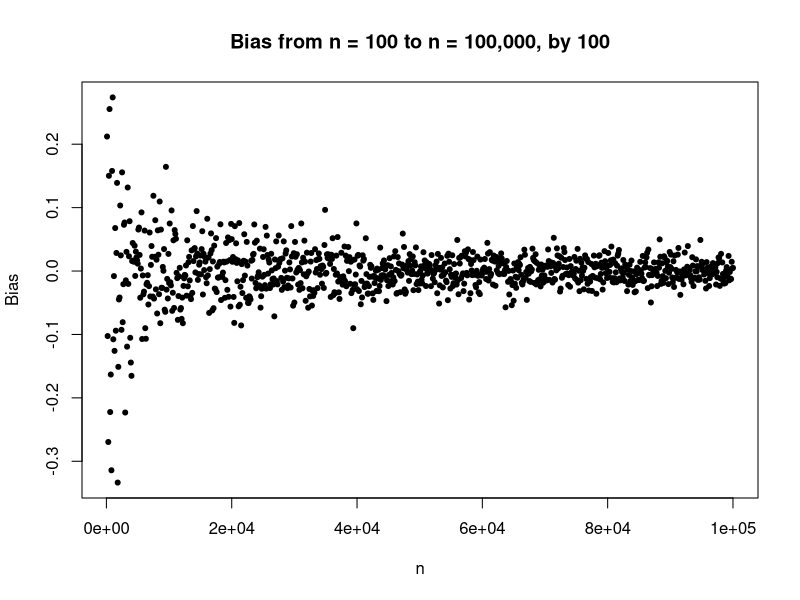
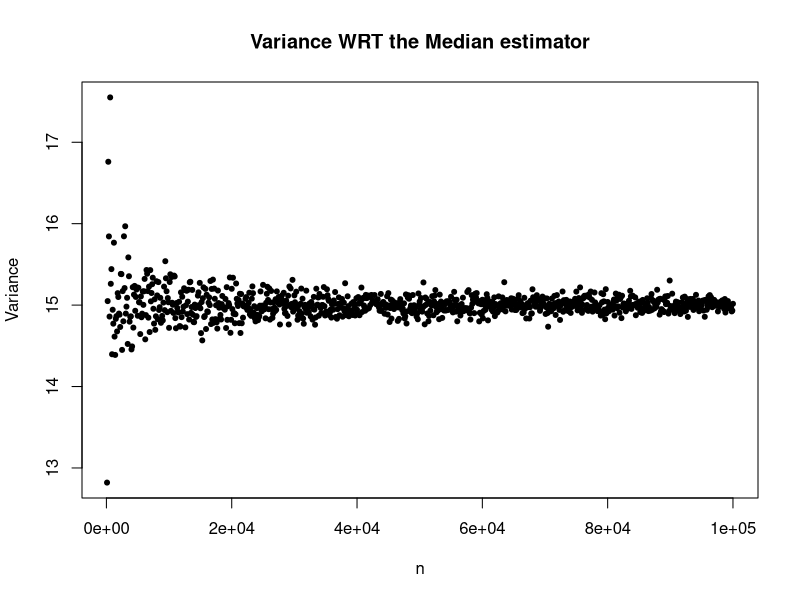
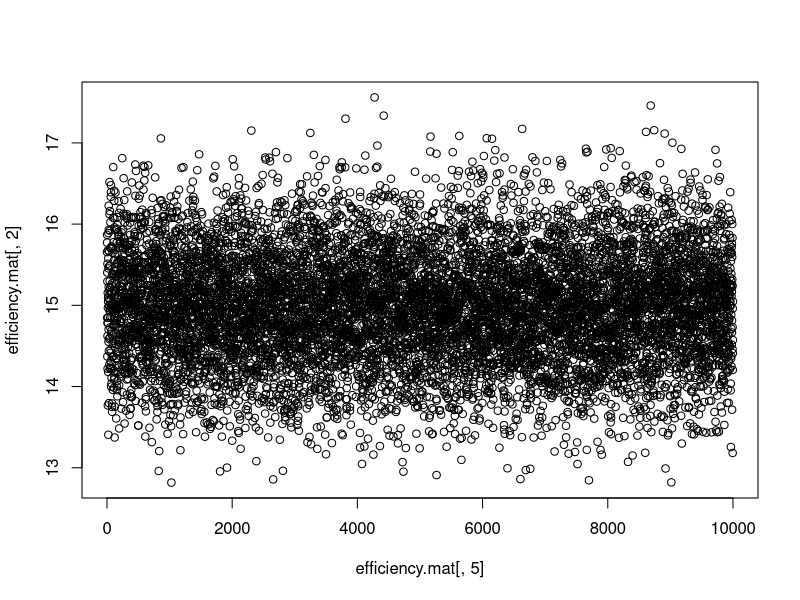
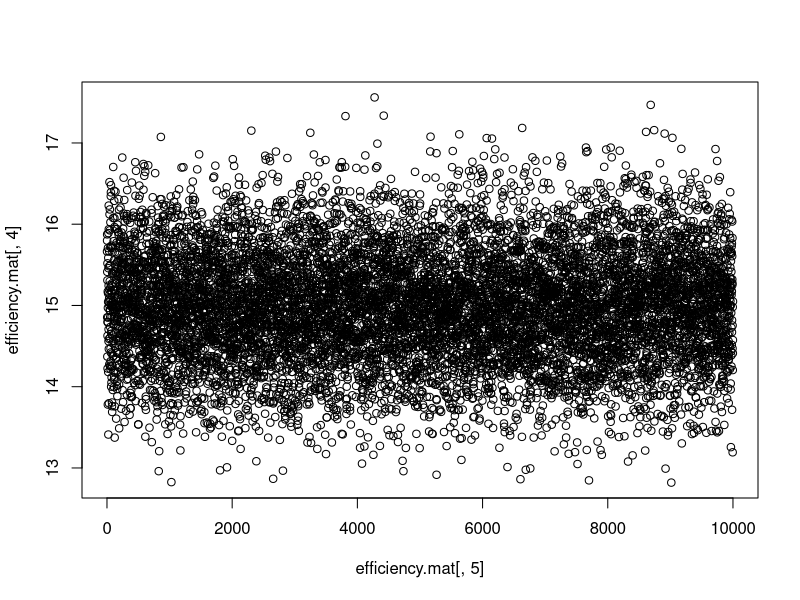

Recreate these plots in R, in order.
## ---- chunk 1
set.seed(8675309)
height <- rnorm(100, 70, sqrt(15))
head(height)
bias <- median(height) - 70
bias
## ---- chunk 2
set.seed(8675309)
vec.length <- 100000/100
bias.mat <- matrix(NA, vec.length, 4)
iter <- 0
mean <- 70
sd <- sqrt(15)

for ( i in seq(100, 100000, 100) ) {
  iter <- iter + 1
  
  height <- rnorm(i, mean, sd)
  median <- median(height)
  
  median.vec <- rep(median, i)
  
  bias.mat[iter, 1] <- i / 100
  bias <- median - mean
  bias.mat[iter, 2] <- bias
  sum <- 0
  
  for ( h in height ) {
    sum <- sum + ( ( h - median ) ** 2 )
  }
  
  bias.mat[iter, 3] <- sum / length(height)
  bias.mat[iter, 4] <- iter * 100
}

head(bias.mat)

plot(
  bias.mat[,4],
  bias.mat[,2],
  main = "Bias from n = 100 to n = 100,000, by 100",
  xlab = "n",
  ylab = "Bias",
  pch = 20
)

## ---- chunk 3

plot(
  bias.mat[,4],
  bias.mat[,3],
  main = "Variance WRT the Median estimator",
  xlab = "n",
  ylab = "Variance",
  pch = 20
)
## ---- chunk 4
set.seed(8675309)
efficiency.mat <- matrix(NA, 10000, 5)

for ( i in seq(1, 10000, 1) ) {
  height <- rnorm(1000, mean, sd)
  
  efficiency.mat[i, 1] <- mean(height)
  efficiency.mat[i, 3] <- median(height)
  
  mean.var <- 0
  median.var <- 0
  
  mean.e <- mean(height)
  median.e <- median(height)
  
  for ( h in height ) {
    mean.var <- mean.var + ( ( h - mean.e ) ** 2 )
    median.var <- median.var + ( ( h - median.e ) ** 2 )
  }
  
  mean.var <- mean.var / length(height)
  median.var <- median.var / length(height)

  efficiency.mat[i, 2] <- mean.var
  efficiency.mat[i, 4] <- median.var
  efficiency.mat[i, 5] <- i
}

plot(
  efficiency.mat[,5],
  efficiency.mat[,2]
)

plot(
  efficiency.mat[,5],
  efficiency.mat[,4]
)

mean(efficiency.mat[,2])
mean(efficiency.mat[,4])
